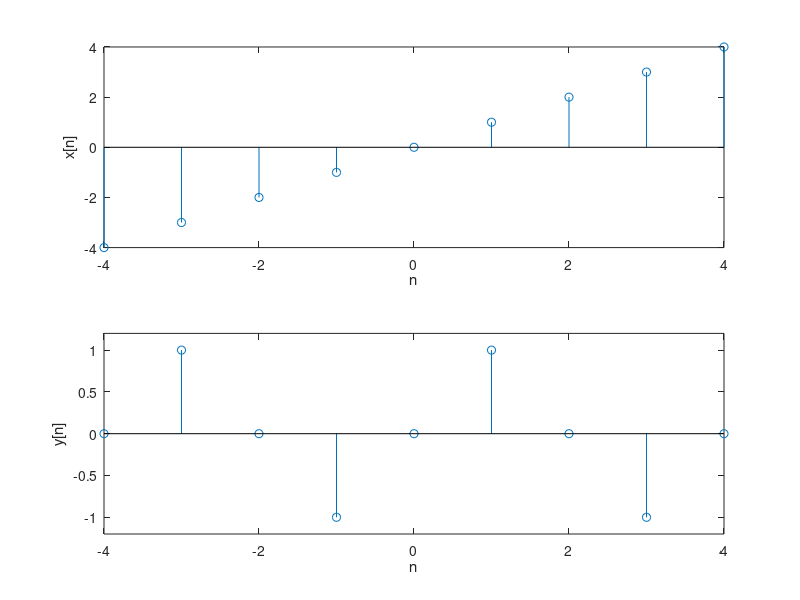

Here is the MATLAB script that generated this plot:
clc; clear;

y = @(x) sin(pi/2 .* x);

n = -4:4;
x = n;

subplot(2, 1, 1);
stem(n, x);
xlabel('n'); ylabel('x[n]');

subplot(2, 1, 2);
stem(n, y(x));
axis([xlim -1.2 1.2]);
xlabel('n'); ylabel('y[n]');
